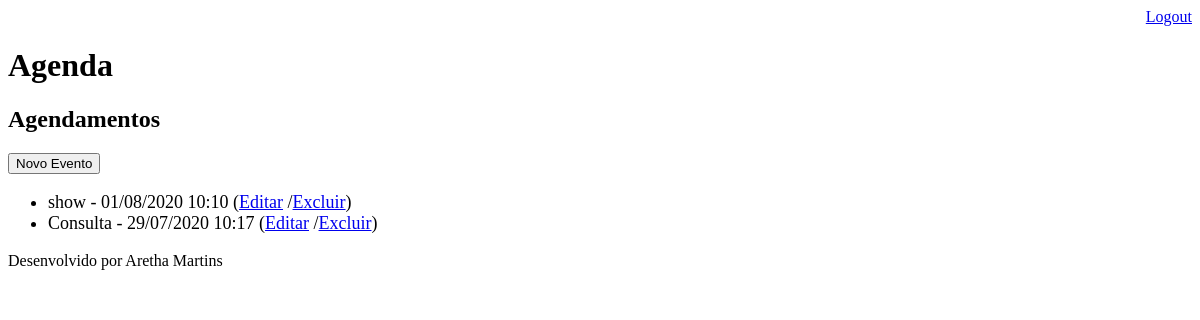
Page /agenda/ (signed in) on the earlier database version.
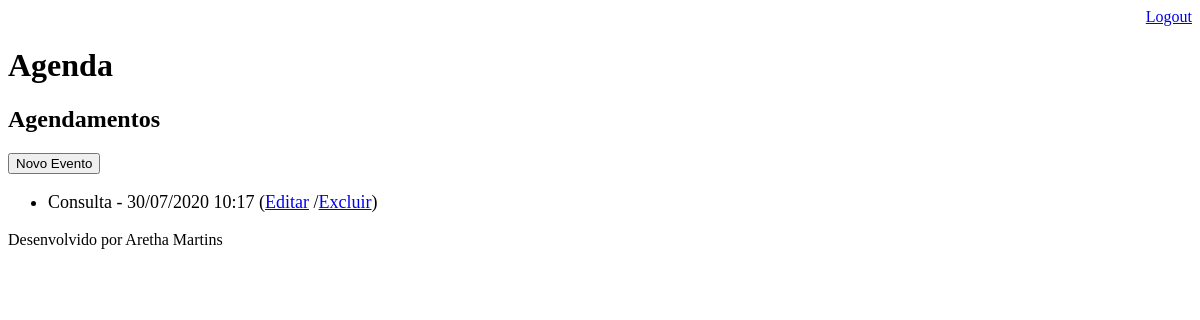
Same page on the later database version.
### core/models.py (models this page shows, shortened)
class Evento(models.Model):
    titulo =models.CharField(max_length=100)
    descricao = models.TextField(blank=True, null=True)
    data_evento = models.DateTimeField(verbose_name='Data do Evento')
    data_criacao = models.DateTimeField(auto_now=True)
    usuario = models.ForeignKey(User, on_delete=models.CASCADE)
    class Meta:
            db_table = 'evento'
    def get_data_evento(self):
        return self.data_evento.strftime('%d/%m/%Y %H:%M')

### core/views.py (the view)
# urls.py: path('agenda/',views.lista_eventos),
@login_required(login_url='/login/')
def lista_eventos(request):
    usuario = request.user
    data_atual=datetime.now()
    evento = Evento.objects.filter(usuario=usuario,
                                   data_evento__gt=data_atual)
    dados = {'eventos':evento}
    return render(request, 'agenda.html', dados)

### templates/agenda.html
{% extends "model-page.html" %}
{% block content %}
    <h2>Agendamentos</h2>
    <a href="evento/">
        <button type="button"> Novo Evento </button>
    </a>
    <ul style="font-size: 18px">
        {% for evento in eventos %}
            <li>
                    {{evento.titulo}} - {{ evento.get_data_evento }}
                    (<a href="evento/?id={{evento.id}}">Editar</a>
                    /<a href="evento/delete/{{evento.id}}">Excluir</a>)
            </li>
        {% endfor %}
    </ul>
{% endblock %}

Differences in the rows shown:
removed Evento: titulo "show", get_data_evento "01/08/2020 10:10"
changed Evento "Consulta": get_data_evento "29/07/2020 10:17" → "30/07/2020 10:17"
